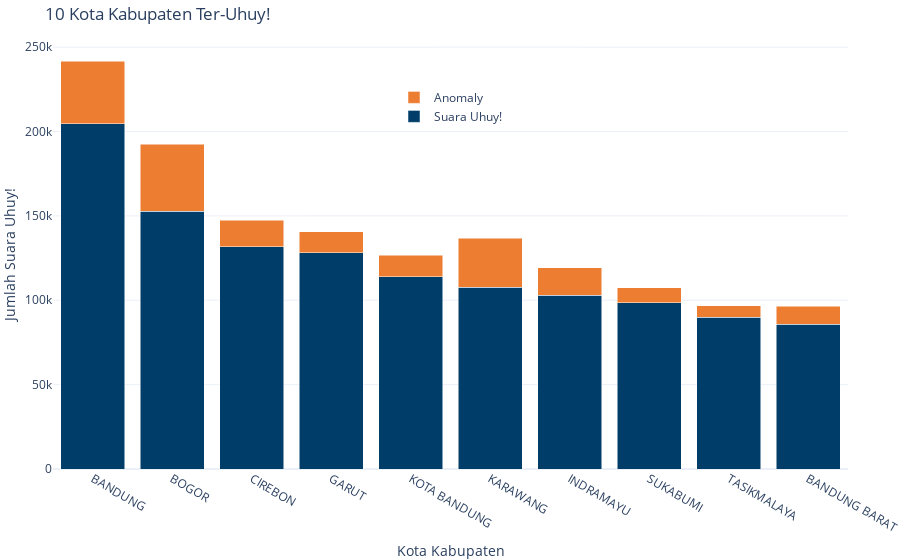

This figure's notebook cell:
### Markdown cell above
## kota ter uhuy

### Code cell
clean_sum = clean.groupby('kab_kota')[komeng_id].sum().to_frame().reset_index().rename(columns={komeng_id:'clean'})
anomaly_sum = anomaly.groupby('kab_kota')[komeng_id].sum().to_frame().reset_index().rename(columns={komeng_id:'anomaly'})
uhuy_by_kota = pd.merge(clean_sum,anomaly_sum,on='kab_kota',how='inner')
kota_ter_uhuy = uhuy_by_kota.sort_values('clean',ascending=False).head(10)

fig = go.Figure()
fig.add_trace(go.Bar(name='Suara Uhuy!',x=kota_ter_uhuy['kab_kota'], y=kota_ter_uhuy['clean'],marker_color='#003E69', hovertemplate="%{x}: %{y:.0f}"))
fig.add_trace(go.Bar(name='Anomaly',x=kota_ter_uhuy['kab_kota'], y=kota_ter_uhuy['anomaly'],marker_color='#ED7D31', hovertemplate="%{x}: %{y:.0f}"))
fig.update_layout(barmode='stack', template='plotly_white',title={'text':'10 Kota Kabupaten Ter-Uhuy!'}, yaxis_title={'text':'Jumlah Suara Uhuy!'}, xaxis_title={'text':'Kota Kabupaten'})
fig.update_layout(
    margin=dict(l=0, r=0, t=40, b=0),
    legend=dict( yanchor="top", y=0.9, xanchor="center", x=0.5)

)
fig.update_layout(modebar_remove=[ 'zoom', 'pan', 'select', 'lasso2d', 'zoomIn', 'zoomOut',])
fig.layout.xaxis.fixedrange = True
fig.layout.yaxis.fixedrange = True
fig.write_html('html/bar_kota_teruhuy.html')
fig.show()

### Figure 1 — Plotly figure (JSON) as saved in the notebook; plotly's stock layout.template omitted (floating-point values rounded to 4 significant figures)
{"data": [{"hovertemplate": "%{x}: %{y:.0f}", "marker": {"color": "#003E69"}, "name": "Suara Uhuy!", "type": "bar", "x": ["BANDUNG", "BOGOR", "CIREBON", "GARUT", "KOTA BANDUNG", "KARAWANG", "INDRAMAYU", "SUKABUMI", "TASIKMALAYA", "BANDUNG BARAT"], "y": [204672, 152742, 131646, 128125, 114039, 107635, 103004, 98609, 89907, 85662]}, {"hovertemplate": "%{x}: %{y:.0f}", "marker": {"color": "#ED7D31"}, "name": "Anomaly", "type": "bar", "x": ["BANDUNG", "BOGOR", "CIREBON", "GARUT", "KOTA BANDUNG", "KARAWANG", "INDRAMAYU", "SUKABUMI", "TASIKMALAYA", "BANDUNG BARAT"], "y": [36828, 39620, 15885, 12382, 12575, 29215, 16113, 8874, 6964, 10823]}], "layout": {"barmode": "stack", "legend": {"x": 0.5, "xanchor": "center", "y": 0.9, "yanchor": "top"}, "margin": {"b": 0, "l": 0, "r": 0, "t": 40}, "modebar": {"remove": ["zoom", "pan", "select", "lasso2d", "zoomIn", "zoomOut"]}, "title": {"text": "10 Kota Kabupaten Ter-Uhuy!"}, "xaxis": {"fixedrange": true, "title": {"text": "Kota Kabupaten"}}, "yaxis": {"fixedrange": true, "title": {"text": "Jumlah Suara Uhuy!"}}}}
